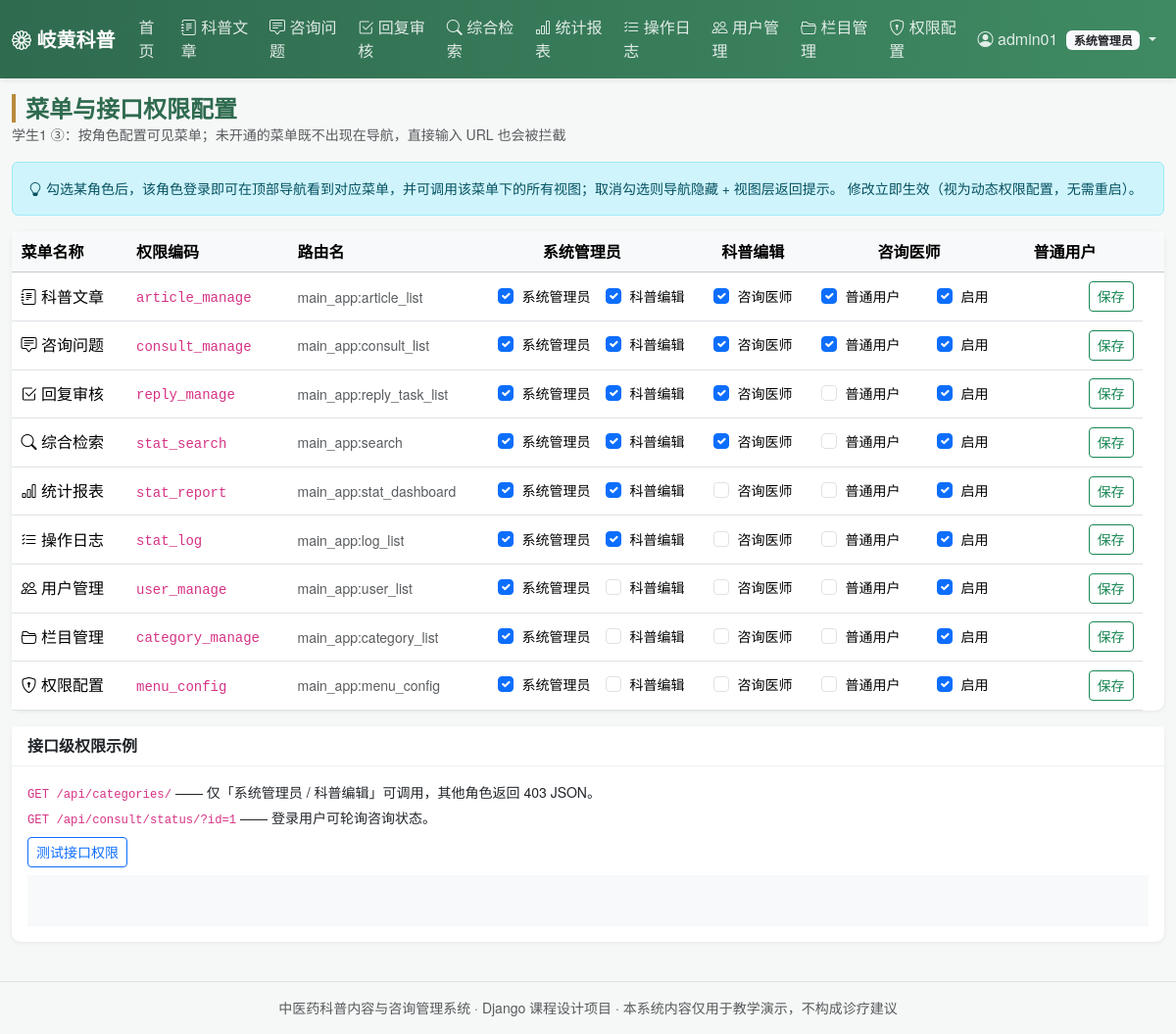
The page /menu/ (signed in) on the database its author committed.
### main_app/models.py (models this page shows, shortened)
class Menu(models.Model):
    name = models.CharField('菜单名称', max_length=50)
    code = models.CharField('权限编码', max_length=50, unique=True,
                            help_text='与装饰器 module_required 使用的编码一致')
    url_name = models.CharField('对应路由名', max_length=100, blank=True)
    icon = models.CharField('图标类名', max_length=50, blank=True, default='bi-grid')
    roles = models.CharField('可见角色', max_length=100, default='admin,editor,consultant,user',
                             help_text='逗号分隔：admin,editor,consultant,user')
    order = models.IntegerField('排序', default=0)
    is_active = models.BooleanField('启用', default=True)
    class Meta:
        verbose_name = '菜单权限'
        verbose_name_plural = '菜单权限'
        ordering = ['order', 'id']
    @property
    def role_list(self):
        return [r.strip() for r in self.roles.split(',') if r.strip()]
    def visible_to(self, role):
        return self.is_active and role in self.role_list

### main_app/views.py (the view, shortened to what this page needs)
# urls.py: path('menu/', views.menu_config, name='menu_config'),
@role_required('admin')
@module_required('menu_config')
def menu_config(request):
    menus = Menu.objects.all()
    return render(request, 'user/menu_config.html', {
        'menus': menus,
        'all_roles': UserProfile._meta.get_field('role').choices,
    })

### main_app/context_processors.py (called while the page is built)
def menu_permissions(request):
    user = getattr(request, 'user', None)
    role = 'anonymous'
    profile = None
    if user and user.is_authenticated:
        if user.is_superuser:
            role = 'admin'
        else:
            profile = getattr(user, 'profile', None)
            role = profile.role if profile else 'user'
    menus = [m for m in Menu.objects.filter(is_active=True) if m.visible_to(role)]
    return {
        'nav_menus': menus,
        'current_role': role,
        'current_role_label': ROLE_LABELS.get(role, role),
        'profile': profile,
    }

### main_app/permissions.py (called while the page is built, shortened)
def role_of(user):
    if not user.is_authenticated:
        return 'anonymous'
    if user.is_superuser:
        return 'admin'
    p = get_profile(user)
    return p.role if p else 'user'

def role_required(*roles):
    def decorator(view_func):
        @login_required
        @wraps(view_func)
        def _wrapped(request, *args, **kwargs):
            if role_of(request.user) in roles:
                return view_func(request, *args, **kwargs)
        return _wrapped
    return decorator

def module_required(code):
    def decorator(view_func):
        @login_required
        @wraps(view_func)
        def _wrapped(request, *args, **kwargs):
            from .models import Menu
            menu = Menu.objects.filter(code=code).first()
            if menu is None or menu.visible_to(role_of(request.user)):
                return view_func(request, *args, **kwargs)
            messages.error(request, '当前角色未开通该菜单权限。')
            return redirect('main_app:index')
        return _wrapped
    return decorator

### templates/user/menu_config.html (shortened to what this page needs)
{% extends 'base.html' %}
{% block page_title %}菜单与接口权限配置{% endblock %}
{% block page_desc %}学生1 ③：按角色配置可见菜单；未开通的菜单既不出现在导航，直接输入 URL 也会被拦截{% endblock %}
{% block content %}
<div class="alert alert-info small">
    <i class="bi bi-lightbulb"></i>
    勾选某角色后，该角色登录即可在顶部导航看到对应菜单，并可调用该菜单下的所有视图；取消勾选则导航隐藏 + 视图层返回提示。
    修改立即生效（视为动态权限配置，无需重启）。
</div>
<div class="card">
    <div class="table-responsive">
        <table class="table align-middle mb-0">
            <thead class="table-light">
            <tr>
                <th>菜单名称</th><th>权限编码</th><th>路由名</th>
                {% for v, l in all_roles %}<th class="text-center">{{ l }}</th>{% endfor %}
                <th></th>
            </tr>
            </thead>
            <tbody>
            {% for m in menus %}
                <tr>
                    <td><i class="bi {{ m.icon }}"></i> {{ m.name }}</td>
                    <td><code>{{ m.code }}</code></td>
                    <td><small class="text-muted">{{ m.url_name }}</small></td>
                    <td colspan="{{ all_roles|length }}">
                        <form method="post" class="d-flex align-items-center gap-2 flex-wrap">
                            {% for v, l in all_roles %}
                                <div class="form-check form-check-inline me-0" style="width:102px">
                                    <input class="form-check-input" type="checkbox" name="roles" value="{{ v }}"
                                           id="m{{ m.pk }}{{ v }}" {% if v in m.role_list %}checked{% endif %}>
                                    <label class="form-check-label small" for="m{{ m.pk }}{{ v }}">{{ l }}</label>
                                </div>
                            {% endfor %}
                            <div class="form-check form-check-inline ms-2">
                                <input class="form-check-input" type="checkbox" name="is_active"
                                       id="a{{ m.pk }}" {% if m.is_active %}checked{% endif %}>
                                <label class="form-check-label small" for="a{{ m.pk }}">启用</label>
                            </div>
                            <button class="btn btn-sm btn-outline-success ms-auto">保存</button>
                        </form>
                    </td>
                </tr>
            {% endfor %}
            </tbody>
        </table>
    </div>
</div>
<div class="card mt-3">
    <div class="card-header">接口级权限示例</div>
    <div class="card-body small">
        <p class="mb-1"><code>GET /api/categories/</code> —— 仅「系统管理员 / 科普编辑」可调用，其他角色返回 403 JSON。</p>
        <p class="mb-2"><code>GET /api/consult/status/?id=1</code> —— 登录用户可轮询咨询状态。</p>
        <button class="btn btn-sm btn-outline-primary" onclick="testApi()">测试接口权限</button>
        <pre id="apiOut" class="bg-light p-2 mt-2 mb-0" style="min-height:52px"></pre>
    </div>
</div>
{% endblock %}

### templates/base.html (shortened to what this page needs)
{% load static %}<!DOCTYPE html>
<html lang="zh-CN">
<head>
    <link href="https://cdn.jsdelivr.net/npm/bootstrap@5.3.3/dist/css/bootstrap.min.css" rel="stylesheet">
    <link href="https://cdn.jsdelivr.net/npm/bootstrap-icons@1.11.3/font/bootstrap-icons.css" rel="stylesheet">
    <link href="{% static 'css/style.css' %}" rel="stylesheet">
</head>
<body>
<nav class="navbar navbar-expand-lg navbar-dark tcm-navbar sticky-top">
    <div class="container-fluid">
        <a class="navbar-brand fw-bold" href="{% url 'main_app:index' %}">
            <i class="bi bi-flower1"></i> 岐黄科普
        </a>
        <div class="collapse navbar-collapse" id="navMenu">
            <ul class="navbar-nav me-auto">
                <li class="nav-item">
                    <a class="nav-link {% if request.resolver_match.url_name == 'index' %}active{% endif %}"
                       href="{% url 'main_app:index' %}">首页</a>
                </li>
                {% for m in nav_menus %}
                    <li class="nav-item">
                        <a class="nav-link" href="{% if m.url_name %}{% url m.url_name %}{% else %}#{% endif %}">
                            <i class="bi {{ m.icon|default:'bi-grid' }}"></i> {{ m.name }}
                        </a>
                    </li>
                {% endfor %}
            </ul>
            <ul class="navbar-nav">
                {% if user.is_authenticated %}
                    <li class="nav-item dropdown">
                        <a class="nav-link dropdown-toggle" href="#" data-bs-toggle="dropdown">
                            <i class="bi bi-person-circle"></i>
                            {% if profile %}{{ profile.display_name }}{% else %}{{ user.username }}{% endif %}
                            <span class="badge bg-light text-dark ms-1">{{ current_role_label }}</span>
                        </a>
                    </li>
                {% else %}
                    <li class="nav-item"><a class="nav-link" href="{% url 'main_app:login' %}">登录</a></li>
                    <li class="nav-item"><a class="btn btn-sm btn-light ms-2 mt-1" href="{% url 'main_app:register' %}">注册</a></li>
                {% endif %}
            </ul>
        </div>
    </div>
</nav>
<div class="container-fluid py-3">
    <div class="d-flex justify-content-between align-items-center mb-3">
        <div>
            <h4 class="mb-0 page-title">{% block page_title %}{% endblock %}</h4>
            <small class="text-muted">{% block page_desc %}{% endblock %}</small>
        </div>
    </div>
    {% block content %}{% endblock %}
</div>
<footer class="text-center text-muted py-3 small border-top mt-4">
    中医药科普内容与咨询管理系统 · Django 课程设计项目 · 本系统内容仅用于教学演示，不构成诊疗建议
</footer>
</body>
</html>

### static/css/style.css (style rules this page uses)
:root { --tcm-green: #2f6b4f; --tcm-green-light: #e8f3ee; --tcm-gold: #b98b3c; }
body { background: #f6f8f7; font-family: "Microsoft YaHei", "PingFang SC", "Helvetica Neue", sans-serif; color: #24312b; }
.tcm-navbar { background: linear-gradient(90deg, var(--tcm-green), #3f8a63); box-shadow: 0 2px 6px rgba(0, 0, 0, .08); }
.tcm-navbar .nav-link { color: rgba(255, 255, 255, .85); }
.page-title { font-weight: 700; color: var(--tcm-green); border-left: 4px solid var(--tcm-gold); padding-left: 10px; }
.card { border: none; box-shadow: 0 1px 4px rgba(20, 40, 30, .08); border-radius: .6rem; }
.card-header { background: #fff; border-bottom: 1px solid #eef2f0; font-weight: 600; }
.table > :not(caption) > * > * { padding: .55rem .6rem; }

### rows shown on the page
Menu: name "科普文章", code "article_manage", url_name "main_app:article_list", roles "☑" "☑" "☑" "☑", all_roles "系统管理员" "科普编辑" "咨询医师" "普通用户", is_active "☑"
Menu: name "咨询问题", code "consult_manage", url_name "main_app:consult_list", roles "☑" "☑" "☑" "☑", all_roles "系统管理员" "科普编辑" "咨询医师" "普通用户", is_active "☑"
Menu: name "回复审核", code "reply_manage", url_name "main_app:reply_task_list", roles "☑" "☑" "☑", all_roles "系统管理员" "科普编辑" "咨询医师" "普通用户", is_active "☑"
Menu: name "综合检索", code "stat_search", url_name "main_app:search", roles "☑" "☑" "☑", all_roles "系统管理员" "科普编辑" "咨询医师" "普通用户", is_active "☑"
Menu: name "统计报表", code "stat_report", url_name "main_app:stat_dashboard", roles "☑" "☑", all_roles "系统管理员" "科普编辑" "咨询医师" "普通用户", is_active "☑"
Menu: name "操作日志", code "stat_log", url_name "main_app:log_list", roles "☑" "☑", all_roles "系统管理员" "科普编辑" "咨询医师" "普通用户", is_active "☑"
Menu: name "用户管理", code "user_manage", url_name "main_app:user_list", roles "☑", all_roles "系统管理员" "科普编辑" "咨询医师" "普通用户", is_active "☑"
Menu: name "栏目管理", code "category_manage", url_name "main_app:category_list", roles "☑", all_roles "系统管理员" "科普编辑" "咨询医师" "普通用户", is_active "☑"
Menu: name "权限配置", code "menu_config", url_name "main_app:menu_config", roles "☑", all_roles "系统管理员" "科普编辑" "咨询医师" "普通用户", is_active "☑"

### other values the page prints
{{ user.username }} "admin01"
{{ current_role_label }} "系统管理员"
{{ l }} "系统管理员" "科普编辑" "咨询医师" "普通用户"
